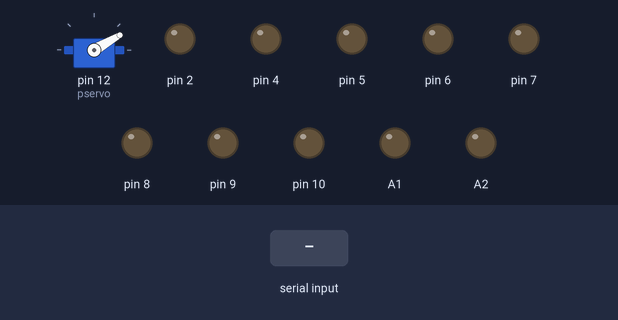
The sketch below on a simulated Arduino Uno, built with avr-gcc and run on an emulated ATmega328P. Shown: servo, output pins drawn as LEDs (lit = HIGH). Inputs (shaded band) come from the test bench.

Above: at 1.2 s.
1.3 s: "1" received over Serial
At 2.3 s:
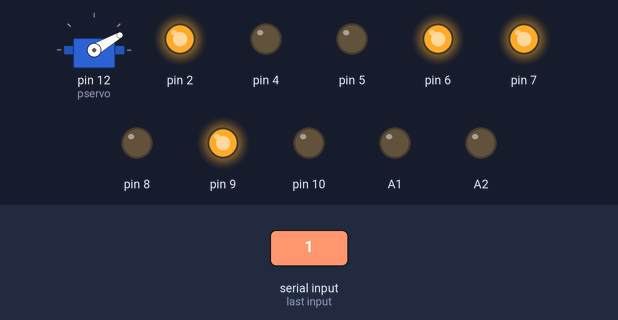
2.8 s: byte 100 ('d') received over Serial
At 3.5 s:
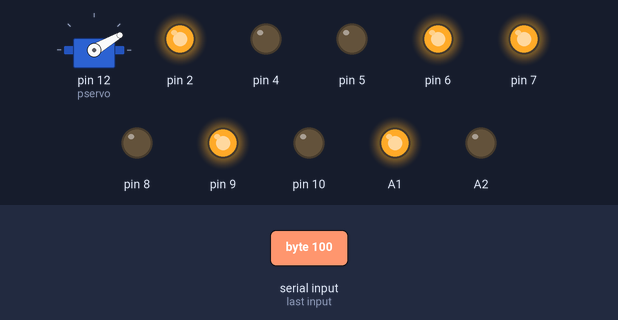
4.3 s: "0" received over Serial
At 4.6 s:
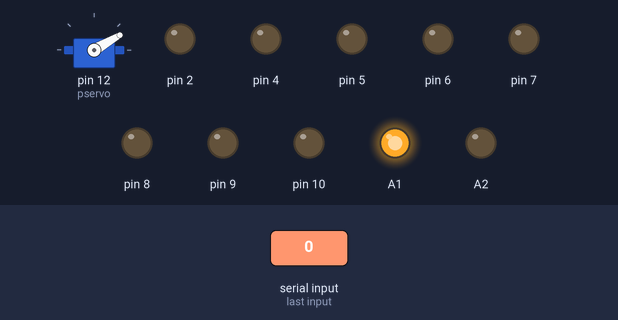
5.8 s: "2" received over Serial
At 6.9 s:
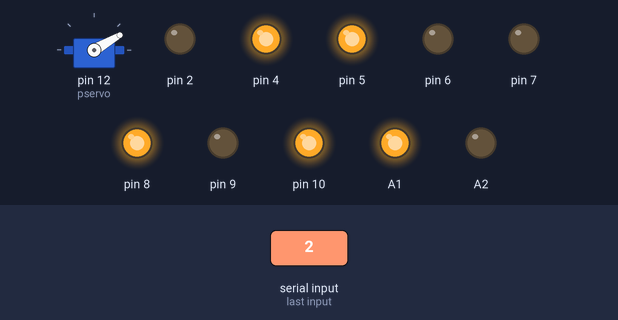
7.3 s: "3" received over Serial
At 8.1 s:
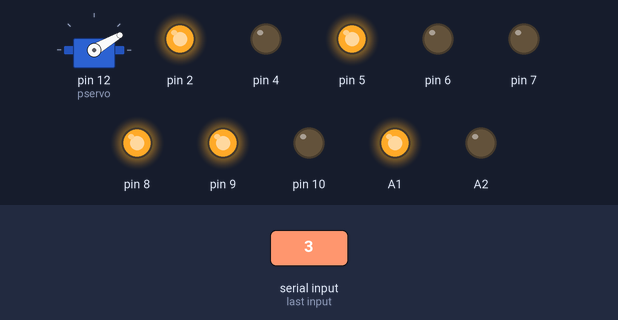
8.8 s: "4" received over Serial
At 9.2 s:
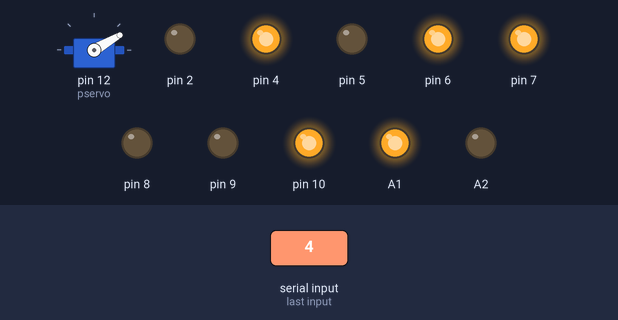
Timing chart, 0 to 11.3 s (numbered marks = the images above; inputs shaded):
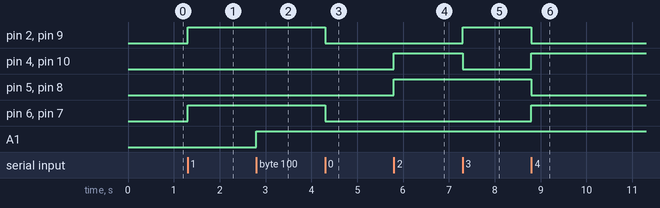

Measured:
- after the input at 1.3 s, pin 2, pin 6, pin 7, pin 9: LOW → HIGH at once
- after the input at 2.8 s, A1: LOW → HIGH at once
- after the input at 4.3 s, pin 2, pin 6, pin 7, pin 9: HIGH → LOW at once
- after the input at 5.8 s, pin 4, pin 5, pin 8, pin 10: LOW → HIGH at once
- after the input at 7.3 s, pin 2, pin 9: LOW → HIGH at once; pin 4, pin 10: HIGH → LOW at once
- after the input at 8.8 s, pin 2, pin 5, pin 8, pin 9: HIGH → LOW at once; pin 4, pin 6, pin 7, pin 10: LOW → HIGH at once

The sketch:

submotor.ino
```cpp
#include <Servo.h>
#include "Motor.h"
//Power Left Motor First High


Servo servo;
Motor motor1;
Motor motor2;
Motor motor3;
Motor motor4;
Motor motorAtt;

int pservo = 12;
uint8_t servoAng = 30;
bool flagAttMotor = 0;

void setup() {

    Serial.begin(9600);
    servo.attach(pservo);
    motor1.initPin(2, 4);
    motor2.initPin(7, 8);
    motor3.initPin(9, 10);
    motor4.initPin(6, 5);
    // motor1.initPin(6, 5);
    // motor2.initPin(2, 4);
    // motor3.initPin(7, 8);
    // motor4.initPin(9, 10);
    motorAtt.initPin(A1, A2);

    //motorAtt.spin(1);
    // motor1.spin(2);
    motor1.spin(0, STOP);
    motor2.spin(0, STOP);
    motor3.spin(0, STOP);
    motor4.spin(0, STOP);
    servo.write(servoAng);
    // motorCtrl(true, false, true, false); //전진
    // // delay(3000);
    // motorCtrl(false, true, false, true); //후진
    // // delay(3000);
    // motorCtrl(false, false, false, false); //정지
}

void loop() {

    if (Serial.available()) {
        char cmd = Serial.read();
        if (cmd == '0') {  // 정지
            motor1.spin(0, STOP);
            motor2.spin(0, STOP);
            motor3.spin(0, STOP);
            motor4.spin(0, STOP);
        }
        else if (cmd == '1') {  // 전진
            motor1.spin(1, FAST);
            motor2.spin(1, FAST);
            motor3.spin(1, FAST);
            motor4.spin(1, FAST);
        }
        else if (cmd == '2') {  // 후진
            motor1.spin(2, FAST);
            motor2.spin(2, FAST);
            motor3.spin(2, FAST);
            motor4.spin(2, FAST);
        }
        else if (cmd == '3') {  // 좌회전
            motor1.spin(1, FAST);
            motor2.spin(2, FAST);
            motor3.spin(1, FAST);
            motor4.spin(2, FAST);
        }
        else if (cmd == '4') {  // 우회전
            motor1.spin(2, FAST);
            motor2.spin(1, FAST);
            motor3.spin(2, FAST);
            motor4.spin(1, FAST);
        }
        else if (cmd == '5') {  // 좌측으로 전진
            motor1.spin(1, FAST);
            motor2.spin(1, FAST);
            motor3.spin(1, FAST);
            motor4.spin(2, FAST);
        }
        else if (cmd == '6') {  // 우측으로 전진
            motor1.spin(1, FAST);
            motor2.spin(1, FAST);
            motor3.spin(2, FAST);
            motor4.spin(1, FAST);
        }
        else if (cmd == '7') {  //좌측으로 후진
            motor1.spin(2, FAST);
            motor2.spin(1, FAST);
            motor3.spin(2, FAST);
            motor4.spin(2, FAST);
        }
        else if (cmd == '8') {  // 우측으로 후진
            motor1.spin(1, FAST);
            motor2.spin(2, FAST);
            motor3.spin(2, FAST);
            motor4.spin(2, FAST);
        }
        else if (cmd == 'A') {
            //공격에 대한 수행문장 작성
            servo.write(servoAng + 45);
        }
        else if (cmd == 'a') {
            //A버튼을 땠을때 발생하는 이벤트
            servo.write(servoAng);

        }
        else if (cmd == 'B') {
            servoAng -= 1;
            if (servoAng <= 0)
              servoAng = 0;
            servo.write(servoAng);
        }
        else if (cmd == 'b') {
        }
        else if(cmd == 'C'){
            servoAng += 1;
            if (servoAng >= 180)
              servoAng = 180;
            servo.write(servoAng);
        }
        else if(cmd == 'c'){

        }
        else if(cmd == 'd'){
            if (flagAttMotor)
                flagAttMotor = 0;
            else
                flagAttMotor = 1;
            motorAtt.spin(flagAttMotor, 255);
        }

    }
}
```

Motor.cpp
```cpp
#include "Motor.h"
void Motor::initPin(int pinH, int pinL){
  pinHigh = pinH;
  pinLow = pinL;
  pinMode(pinH, OUTPUT);
  pinMode(pinL, OUTPUT);
}
void Motor::spin(int mode, int pwm){ // 0:정지, 1:전진, 2:후진
  if (mode == 0){
    analogWrite(pinHigh, 0);
    digitalWrite(pinLow, 0);
  }
  if (mode == 1){
    analogWrite(pinHigh, pwm);
    digitalWrite(pinLow, 0);
  }
  if (mode == 2){
    digitalWrite(pinHigh, 0);
    analogWrite(pinLow, pwm);
  }
}
```

Motor.h
```cpp
#ifndef Motor_h
#define Motor_h
#define FAST 255
#define SLOW 0
#define STOP 0
#include <Arduino.h>

class Motor {
private:
  int pinHigh;
  int pinLow;
public:
  void initPin(int pinH, int pinL);
  void spin(int mode, int pwm);  // 0 = 정지, 1= 전진, 2=후진 pwm: 속도제어
};


#endif
```
